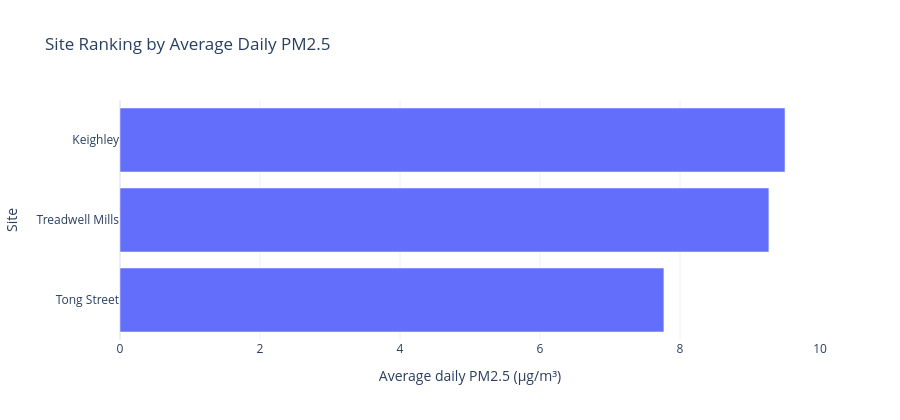
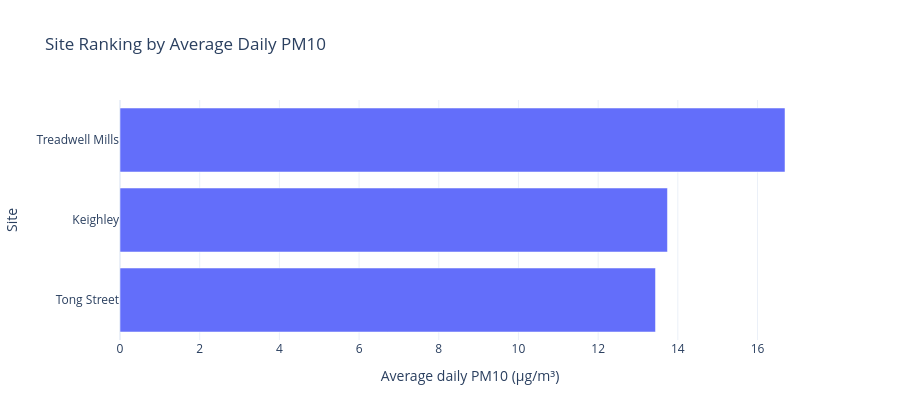

Here is the notebook cell these charts were saved with, in order:
### Markdown cell above
### Site Ranking by Average Daily Pollution

To compare overall air quality across locations, sites were ranked using the average of daily mean concentrations over the winter period.

- Rankings were calculated separately for **PM2.5** and **PM10**.
- Daily means were averaged across the full period for each site.
- This approach highlights locations with **consistently higher pollution levels**, rather than short-term spikes.
- The number of observed days is included to provide context on data coverage for each site.

### Code cell
# Ranking tables
site_ranking = (
    daily.groupby("site", as_index=False)
         .agg(
             pm25_avg_daily=("pm25_mean", "mean"),
             pm10_avg_daily=("pm10_mean", "mean"),
             days_observed=("date", "nunique")
         )
)

site_ranking[["pm25_avg_daily", "pm10_avg_daily"]] = (
    site_ranking[["pm25_avg_daily", "pm10_avg_daily"]].round(2)
)

rank_pm25 = site_ranking.sort_values("pm25_avg_daily", ascending=False).reset_index(drop=True)
rank_pm10 = site_ranking.sort_values("pm10_avg_daily", ascending=False).reset_index(drop=True)

display(rank_pm25)
display(rank_pm10)


# PM2.5 ranking chart
fig_rank_pm25 = px.bar(
    rank_pm25,
    x="pm25_avg_daily",
    y="site",
    orientation="h",
    title="Site Ranking by Average Daily PM2.5",
    labels={"pm25_avg_daily": "Average daily PM2.5 (µg/m³)", "site": "Site"},
    hover_data={"days_observed": True}
)

fig_rank_pm25.update_layout(
    template="plotly_white",
    height=420
)
fig_rank_pm25.update_yaxes(categoryorder="total ascending")

fig_rank_pm25.show()
pio.write_html(fig_rank_pm25, out_dir / "ranking_pm25_by_site.html", include_plotlyjs="cdn")


# PM10 ranking chart
fig_rank_pm10 = px.bar(
    rank_pm10,
    x="pm10_avg_daily",
    y="site",
    orientation="h",
    title="Site Ranking by Average Daily PM10",
    labels={"pm10_avg_daily": "Average daily PM10 (µg/m³)", "site": "Site"},
    hover_data={"days_observed": True}
)

fig_rank_pm10.update_layout(
    template="plotly_white",
    height=420
)
fig_rank_pm10.update_yaxes(categoryorder="total ascending")

fig_rank_pm10.show()
pio.write_html(fig_rank_pm10, out_dir / "ranking_pm10_by_site.html", include_plotlyjs="cdn")

### Figure 1 — Plotly figure (JSON) as saved in the notebook; plotly's stock layout.template omitted (floating-point values rounded to 4 significant figures)
{"data": [{"customdata": [[78], [78], [78]], "hovertemplate": "Average daily PM2.5 (µg/m³)=%{x}<br>Site=%{y}<br>days_observed=%{customdata[0]}<extra></extra>", "legendgroup": "", "marker": {"color": "#636efa", "pattern": {"shape": ""}}, "name": "", "orientation": "h", "showlegend": false, "textposition": "auto", "type": "bar", "x": [9.5, 9.27, 7.77], "xaxis": "x", "y": ["Keighley", "Treadwell Mills", "Tong Street"], "yaxis": "y"}], "layout": {"barmode": "relative", "height": 420, "legend": {"tracegroupgap": 0}, "title": {"text": "Site Ranking by Average Daily PM2.5"}, "xaxis": {"anchor": "y", "domain": [0, 1], "title": {"text": "Average daily PM2.5 (µg/m³)"}}, "yaxis": {"anchor": "x", "categoryorder": "total ascending", "domain": [0, 1], "title": {"text": "Site"}}}}

### Figure 2 — Plotly figure (JSON) as saved in the notebook; plotly's stock layout.template omitted (floating-point values rounded to 4 significant figures)
{"data": [{"customdata": [[78], [78], [78]], "hovertemplate": "Average daily PM10 (µg/m³)=%{x}<br>Site=%{y}<br>days_observed=%{customdata[0]}<extra></extra>", "legendgroup": "", "marker": {"color": "#636efa", "pattern": {"shape": ""}}, "name": "", "orientation": "h", "showlegend": false, "textposition": "auto", "type": "bar", "x": [16.69, 13.74, 13.44], "xaxis": "x", "y": ["Treadwell Mills", "Keighley", "Tong Street"], "yaxis": "y"}], "layout": {"barmode": "relative", "height": 420, "legend": {"tracegroupgap": 0}, "title": {"text": "Site Ranking by Average Daily PM10"}, "xaxis": {"anchor": "y", "domain": [0, 1], "title": {"text": "Average daily PM10 (µg/m³)"}}, "yaxis": {"anchor": "x", "categoryorder": "total ascending", "domain": [0, 1], "title": {"text": "Site"}}}}
